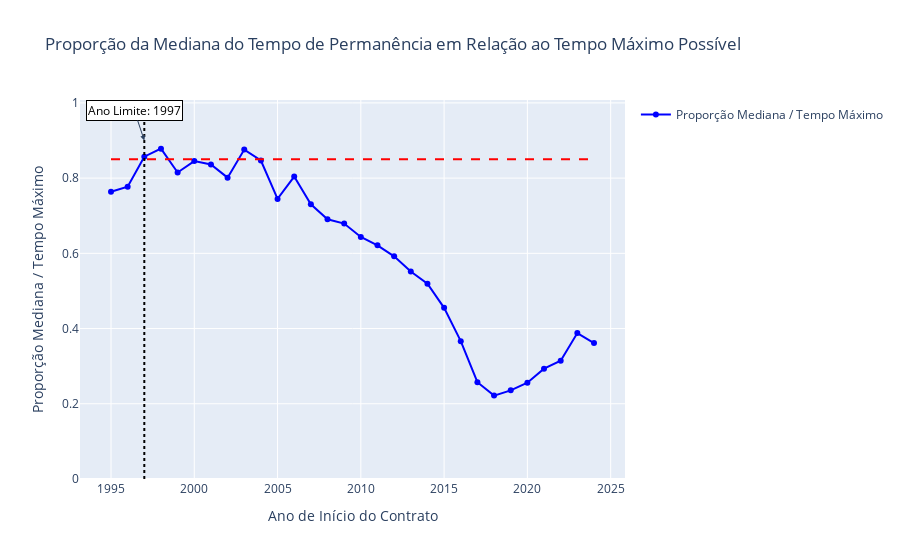

Source (notebook cell):
### Code cell
import plotly.graph_objects as go
import pandas as pd
from datetime import datetime

# Converter para Pandas
df_permanencia = filtered_sdf_2.select("start_date", "tempo_permanencia_anos").toPandas()

# Converter start_date para datetime
df_permanencia["start_date"] = pd.to_datetime(df_permanencia["start_date"])

# Criar coluna com o ano do contrato
df_permanencia["ano_inicio"] = df_permanencia["start_date"].dt.year

# Obter o ano atual
ano_atual = datetime.today().year

# Calcular estatísticas por ano
estatisticas_por_ano = df_permanencia.groupby("ano_inicio")["tempo_permanencia_anos"].agg(["median", "mean", "std", "count"]).reset_index()

# Calcular o tempo máximo possível para cada ano (tempo entre ano de início e hoje)
estatisticas_por_ano["tempo_maximo_possivel"] = ano_atual - estatisticas_por_ano["ano_inicio"]

# Calcular a razão entre a mediana e o tempo máximo possível
estatisticas_por_ano["proporcao_mediana"] = estatisticas_por_ano["median"] / estatisticas_por_ano["tempo_maximo_possivel"]

# Determinar o primeiro ano onde a proporção da mediana fica muito próxima de 1 (indicando viés)
ano_limite_vies = estatisticas_por_ano.loc[estatisticas_por_ano["proporcao_mediana"] > 0.85, "ano_inicio"].min()

# Criar gráfico para visualizar essa relação
fig = go.Figure()

# Linha da proporção da mediana
fig.add_trace(go.Scatter(
    x=estatisticas_por_ano["ano_inicio"],
    y=estatisticas_por_ano["proporcao_mediana"],
    mode="lines+markers",
    name="Proporção Mediana / Tempo Máximo",
    line=dict(color="blue")
))

# Adicionar linha horizontal indicando o limite de viés (exemplo: 0.85 como referência)
fig.add_shape(
    go.layout.Shape(
        type="line",
        x0=min(estatisticas_por_ano["ano_inicio"]), x1=max(estatisticas_por_ano["ano_inicio"]),
        y0=0.85, y1=0.85,
        line=dict(color="red", dash="dash"),
    )
)

# Adicionar linha vertical no ano identificado como enviesado
if not pd.isna(ano_limite_vies):
    fig.add_shape(
        go.layout.Shape(
            type="line",
            x0=ano_limite_vies, x1=ano_limite_vies,
            y0=0, y1=1,
            line=dict(color="black", dash="dot"),
        )
    )

    # Anotação do ano limite
    fig.add_annotation(
        x=ano_limite_vies,
        y=0.9,
        text=f"Ano Limite: {ano_limite_vies}",
        showarrow=True,
        arrowhead=2,
        font=dict(size=12, color="black"),
        bgcolor="white",
        bordercolor="black",
    )

# Ajuste do layout
fig.update_layout(
    title="Proporção da Mediana do Tempo de Permanência em Relação ao Tempo Máximo Possível",
    xaxis_title="Ano de Início do Contrato",
    yaxis_title="Proporção Mediana / Tempo Máximo",
    showlegend=True
)

# Exibir gráfico
fig.show()

# Exibir o ano identificado como enviesado
print(f"O primeiro ano onde os contratos começam a ser fortemente limitados pelo tempo transcorrido é: {ano_limite_vies}")

### Figure 1 — Plotly figure (JSON) as saved in the notebook; plotly's stock layout.template omitted (floating-point values rounded to 4 significant figures)
{"data": [{"line": {"color": "blue"}, "mode": "lines+markers", "name": "Proporção Mediana / Tempo Máximo", "type": "scatter", "x": [1995, 1996, 1997, 1998, 1999, 2000, 2001, 2002, 2003, 2004, 2005, 2006, 2007, 2008, 2009, 2010, 2011, 2012, 2013, 2014, 2015, 2016, 2017, 2018, 2019, 2020, 2021, 2022, 2023, 2024], "y": [0.7638, 0.7772, 0.857, 0.8784, 0.815, 0.8452, 0.8364, 0.8012, 0.8758, 0.8468, 0.7448, 0.8041, 0.7302, 0.6904, 0.6792, 0.6434, 0.6213, 0.5921, 0.5516, 0.5191, 0.455, 0.3666, 0.2574, 0.2218, 0.2357, 0.256, 0.2933, 0.3144, 0.3881, 0.3614]}], "layout": {"annotations": [{"arrowhead": 2, "bgcolor": "white", "bordercolor": "black", "font": {"color": "black", "size": 12}, "showarrow": true, "text": "Ano Limite: 1997", "x": 1997, "y": 0.9}], "shapes": [{"line": {"color": "red", "dash": "dash"}, "type": "line", "x0": 1995, "x1": 2024, "y0": 0.85, "y1": 0.85}, {"line": {"color": "black", "dash": "dot"}, "type": "line", "x0": 1997, "x1": 1997, "y0": 0, "y1": 1}], "showlegend": true, "title": {"text": "Proporção da Mediana do Tempo de Permanência em Relação ao Tempo Máximo Possível"}, "xaxis": {"title": {"text": "Ano de Início do Contrato"}}, "yaxis": {"title": {"text": "Proporção Mediana / Tempo Máximo"}}}}
